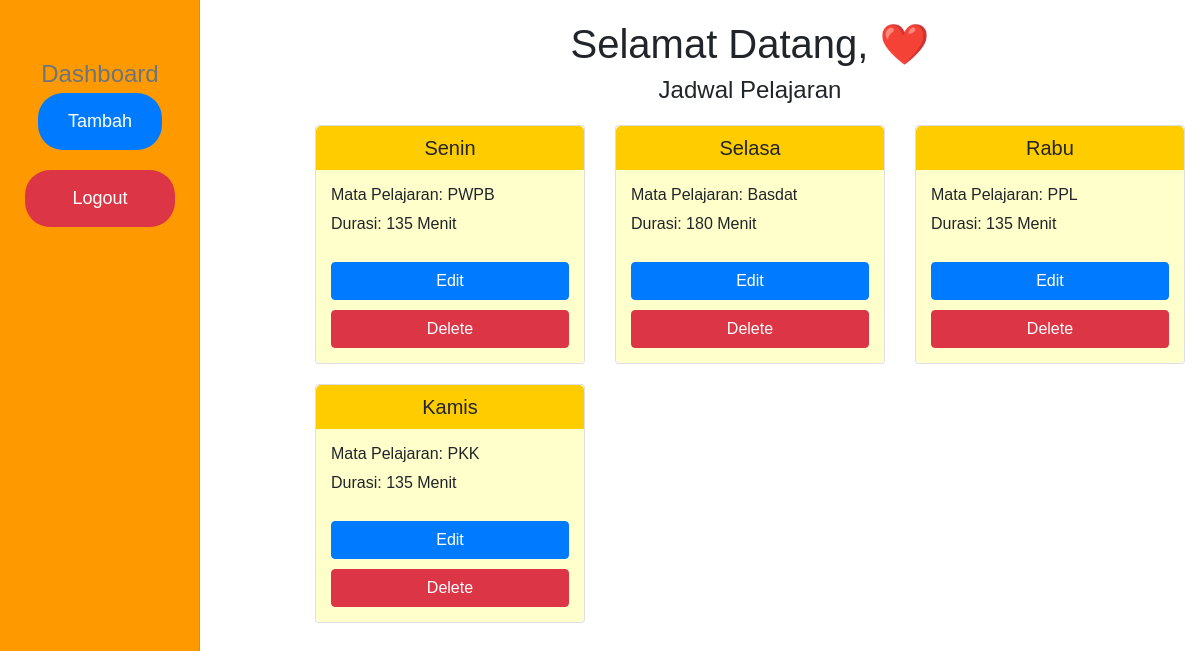
The app's page /admin.php with its own data.
### tables this page shows
CREATE TABLE `jadwal_pelajaran` (
  `id` int(11) NOT NULL,
  `nama_hari` varchar(255) NOT NULL,
  `nama_mata_pelajaran` varchar(255) NOT NULL,
  `durasi` int(11) NOT NULL
);

### admin.php (the view, shortened to what this page needs)
<!DOCTYPE html>
<html lang="en">
<head>
    <link href="https://stackpath.bootstrapcdn.com/bootstrap/4.5.2/css/bootstrap.min.css" rel="stylesheet">
</head>
<body>
    <div class="container-fluid">
        <div class="row">
            <nav id="sidebarMenu" class="col-md-3 col-lg-2 d-md-block bg-light sidebar collapse">
                <div class="position-sticky pt-3">
                    <h4 class="sidebar-heading d-flex justify-content-center align-items-center mt-4 mb-1 text-muted">
                        Dashboard
                    </h4>
                    <button class="tombol-tambah" onclick="window.location.href='tambah_jadwal.php'">Tambah</button>
                    <a href="logikalogout.php" class="tombol-logout">Logout</a>
                </div>
            </nav>
            <main class="col-md-9 ml-sm-auto col">
                <div class="d-flex justify-content-center">
                    <h1 class="text-center">Selamat Datang, <?php echo $_SESSION['username']; ?>❤️</h1>
                </div>
                <h4>Jadwal Pelajaran</h4>
                <div class="row">
                    <?php
                    include "koneksi.php";
                    $query = "SELECT * FROM jadwal_pelajaran";
                    $result = mysqli_query($conn, $query);
                    while ($row = mysqli_fetch_assoc($result)) {
                    ?>
                        <div class="col-md-4">
                            <div class="card card-day">
                                <h5><?php echo $row['nama_hari']; ?></h5>
                                <div class="card-body">
                                    <h6>Mata Pelajaran: <?php echo $row['nama_mata_pelajaran']; ?></h6>
                                    <p>Durasi: <?php echo $row['durasi'] . " Menit"; ?></p>
                                    <a class="btn btn-primary btn-edit" href="edit_jadwal.php?id=<?php echo $row['id']; ?>">Edit</a>
                                    <a class="btn btn-danger btn-delete" href="delete_jadwal.php?id=<?php echo $row['id']; ?>">Delete</a>
                                </div>
                            </div>
                        </div>
                    <?php
                    }
                    ?>
                </div>
            </main>
        </div>
    </div>
</body>
</html>

### admin.php (style rules this page uses)
body { font-family: Arial, sans-serif; margin: 0; padding: 0; }
.sidebar { position: fixed; top: 0; bottom: 0; left: 0; width: 220px; padding: 20px 0; background-color: #ff9900 !important; color: #fff; box-shadow: inset -1px 0 0 rgba(0, 0, 0, 0.1); transition: all 0.3s ease-in-out; }
main { padding: 20px; margin-left: 220px; transition: all 0.3s ease-in-out; }
h4 { margin-bottom: 20px; text-align: center; }
.tombol-tambah { background-color: #007bff; color: #fff; border: none; border-radius: 25px; padding: 15px 30px; margin-top: 20px; cursor: pointer; display: block; margin: 0 auto; font-size: 18px; transition: background-color 0.3s ease; }
.tombol-logout { background-color: #dc3545; color: #fff; border: none; border-radius: 25px; padding: 15px 30px; margin-top: 20px; cursor: pointer; display: block; margin: 20px auto 0; font-size: 18px; transition: background-color 0.3s ease; text-decoration: none; text-align: center; width: 150px; }
.card-day { margin-bottom: 20px; }
.card-day h5 { background-color: #ffcc00; padding: 10px; border-radius: 5px 5px 0 0; margin: 0; text-align: center; }
.card-body { background-color: #ffffcc; border-radius: 0 0 5px 5px; padding: 15px; }
.btn-edit, .btn-delete { margin-top: 10px; width: 100%; }

### records on screen
jadwal_pelajaran: nama_hari "Senin", nama_mata_pelajaran "PWPB", durasi "135"
jadwal_pelajaran: nama_hari "Selasa", nama_mata_pelajaran "Basdat", durasi "180"
jadwal_pelajaran: nama_hari "Rabu", nama_mata_pelajaran "PPL", durasi "135"
jadwal_pelajaran: nama_hari "Kamis", nama_mata_pelajaran "PKK", durasi "135"
